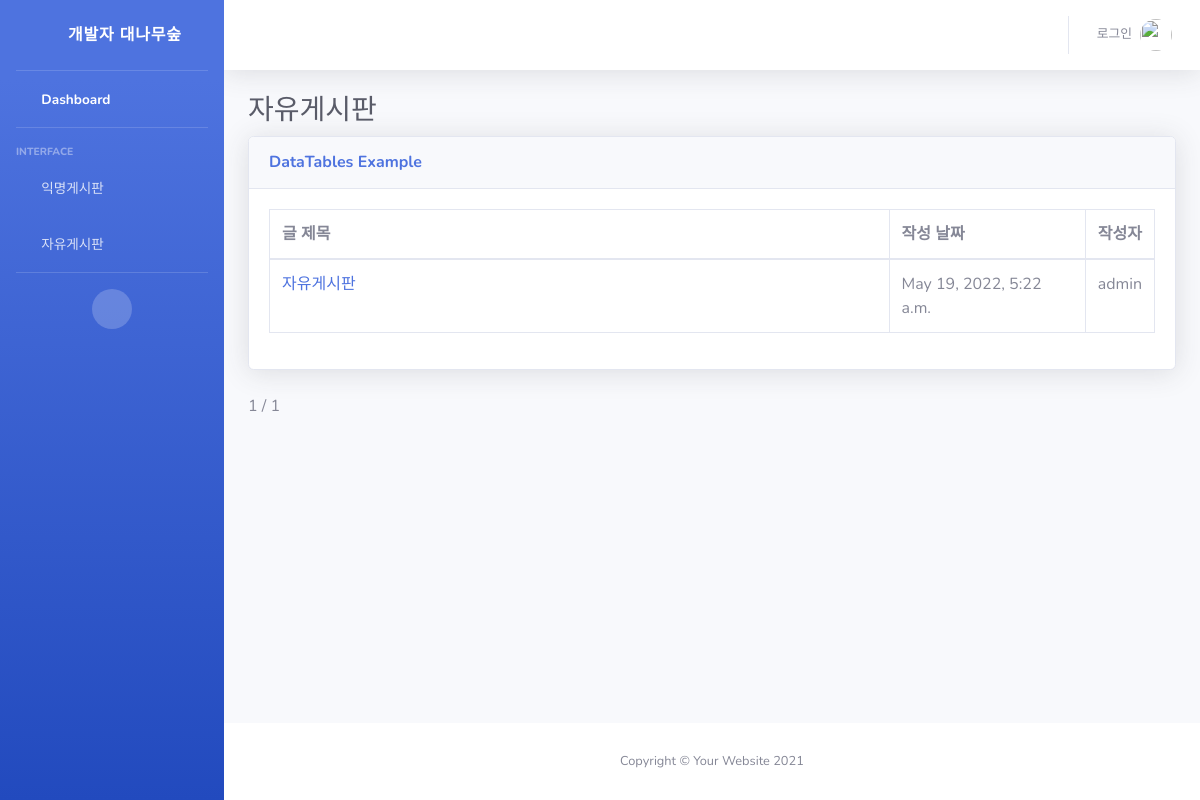
Before: / with the older database file.
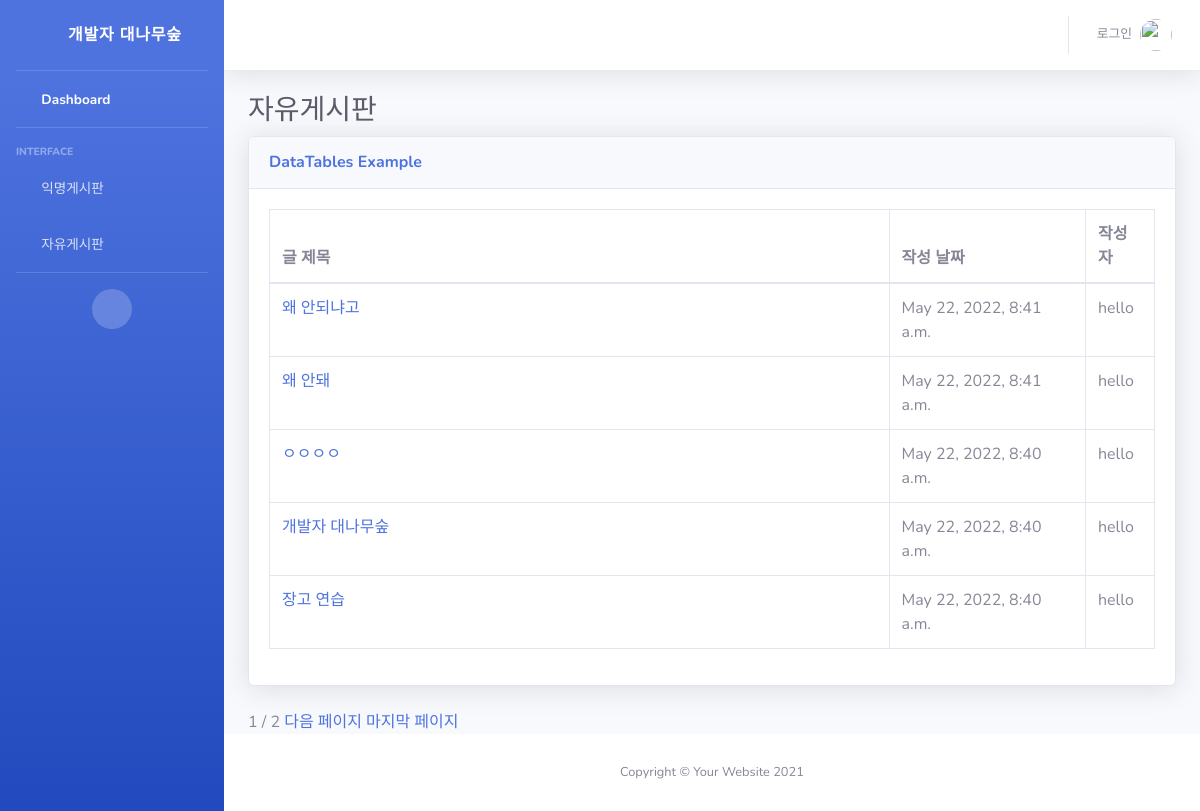
After: the same page with the newer database file.
### snsapp/models.py (models this page shows, shortened)
class FreePost(models.Model):
  title = models.CharField(max_length=200)
  body = models.TextField()
  date = models.DateTimeField(auto_now_add=True)
  author = models.ForeignKey(User, null=True, blank=True, on_delete=models.CASCADE)

### snsapp/views.py (the view)
# urls.py: path('', views.freehome),
def freehome(request):
  freeposts = FreePost.objects.filter().order_by('-date')
  paginator = Paginator(freeposts, 5)
  pagenum = request.GET.get('page')  # 페이지 넘버에 해당하는 숫자 /?page=pagenum
  freeposts = paginator.get_page(pagenum) # 페이지에 해당하는 포스트 정보들
  return render(request, 'free_index.html', {'freeposts':freeposts})

### snsapp/templates/free_index.html (shortened to what this page needs)
{% extends 'base.html' %}
{% block content %}
<h1 class="h3 mb-2 text-gray-800">자유게시판</h1>
<div class="card shadow mb-4">
    <div class="card-header py-3">
        <h6 class="m-0 font-weight-bold text-primary">DataTables Example</h6>
    </div>
    <div class="card-body">
        <div class="table-responsive">
            <table class="table table-bordered" id="dataTable" width="100%" cellspacing="0">
                <thead>
                    <tr>
                        <th width="70%">글 제목</th>
                        <th>작성 날짜</th>
                        <th>작성자</th>
                    </tr>
                </thead>
                <tbody>
                    {% for post in freeposts %}
                    <tr>
                        <td><a href="{% url 'freedetail' post.id %}">{{ post.title }}</a></td>
                        <td>{{ post.date }}</td>
                        <td>{{ post.author.username }}</td>
                    </tr>
                    {% endfor %}
                </tbody>
            </table>
        </div>
    </div>
</div>
<span>{{ freeposts.number }}</span>
<span> / {{ freeposts.paginator.num_pages }}</span>
{% if freeposts.has_next %}
<a href="?page={{ freeposts.next_page_number }}">다음 페이지</a>
<a href="?page={{ freeposts.paginator.num_pages }}">마지막 페이지</a>
{% endif %}
{% endblock %}

Changed rows visible on the page:
no longer on this page (row unchanged): FreePost: title "자유게시판", date "May 19, 2022, 5:22 a.m.", author.username "admin"
added FreePost: title "왜 안되냐고", date "May 22, 2022, 8:41 a.m.", author.username "hello"
added FreePost: title "왜 안돼", date "May 22, 2022, 8:41 a.m.", author.username "hello"
added FreePost: title "ㅇㅇㅇㅇ", date "May 22, 2022, 8:40 a.m.", author.username "hello"
added FreePost: title "개발자 대나무숲", date "May 22, 2022, 8:40 a.m.", author.username "hello"
added FreePost: title "장고 연습", date "May 22, 2022, 8:40 a.m.", author.username "hello"
Other visible differences:
{{ freeposts.paginator.num_pages }}: "1" → "2"
text now shown: "다음 페이지 마지막 페이지"
